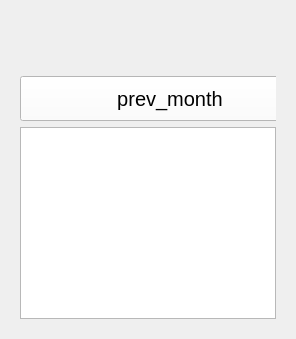
             <widget class="QWidget" name="page_15">
              <layout class="QHBoxLayout" name="horizontalLayout_9">
               <item>
                <widget class="QWidget" name="widget_20" native="true">
                 <layout class="QVBoxLayout" name="verticalLayout_9">
                  <item>
                   <widget class="QWidget" name="widget_31" native="true">
                    <property name="minimumSize">
                     <size>
                      <width>0</width>
                      <height>50</height>
                     </size>
                    </property>
                    <widget class="QLabel" name="label_15">
                     <property name="geometry">
                      <rect>
                       <x>570</x>
                       <y>0</y>
                       <width>371</width>
                       <height>50</height>
                      </rect>
                     </property>
                     <property name="minimumSize">
                      <size>
                       <width>0</width>
                       <height>50</height>
                      </size>
                     </property>
                     <property name="font">
                      <font>
                       <pointsize>18</pointsize>
                       <weight>75</weight>
                       <bold>true</bold>
                      </font>
                     </property>
                     <property name="text">
                      <string> Attendance Record 📝</string>
                     </property>
                    </widget>
                   </widget>
                  </item>
                  <item>
                   <widget class="QWidget" name="widget_26" native="true">
                    <property name="minimumSize">
                     <size>
                      <width>0</width>
                      <height>45</height>
                     </size>
                    </property>
                    <property name="maximumSize">
                     <size>
                      <width>16777215</width>
                      <height>45</height>
                     </size>
                    </property>
                    <widget class="QPushButton" name="next_button">
                     <property name="geometry">
                      <rect>
                       <x>1140</x>
                       <y>0</y>
                       <width>300</width>
                       <height>45</height>
                      </rect>
                     </property>
                     <property name="minimumSize">
                      <size>
                       <width>300</width>
                       <height>45</height>
                      </size>
                     </property>
                     <property name="maximumSize">
                      <size>
                       <width>300</width>
                       <height>45</height>
                      </size>
                     </property>
                     <property name="font">
                      <font>
                       <pointsize>15</pointsize>
                      </font>
                     </property>
                     <property name="styleSheet">
                      <string notr="true">background:white</string>
                     </property>
                     <property name="text">
                      <string>next_month</string>
                     </property>
                    </widget>
                    <widget class="QLabel" name="month_label">
                     <property name="geometry">
                      <rect>
                       <x>610</x>
                       <y>0</y>
                       <width>300</width>
                       <height>45</height>
                      </rect>
                     </property>
                     <property name="minimumSize">
                      <size>
                       <width>300</width>
                       <height>45</height>
                      </size>
                     </property>
                     <property name="font">
                      <font>
                       <pointsize>15</pointsize>
                      </font>
                     </property>
                     <property name="text">
                      <string>  month_label</string>
                     </property>
                    </widget>
                    <widget class="QPushButton" name="prev_button">
                     <property name="geometry">
                      <rect>
                       <x>0</x>
                       <y>0</y>
                       <width>300</width>
                       <height>45</height>
                      </rect>
                     </property>
                     <property name="minimumSize">
                      <size>
                       <width>300</width>
                       <height>45</height>
                      </size>
                     </property>
                     <property name="maximumSize">
                      <size>
                       <width>300</width>
                       <height>45</height>
                      </size>
                     </property>
                     <property name="font">
                      <font>
                       <pointsize>15</pointsize>
                      </font>
                     </property>
                     <property name="styleSheet">
                      <string notr="true">background:white</string>
                     </property>
                     <property name="text">
                      <string>prev_month</string>
                     </property>
                    </widget>
                   </widget>
                  </item>
                  <item>
                   <widget class="QTableWidget" name="table"/>
                  </item>
                 </layout>
                </widget>
               </item>
              </layout>
             </widget>
